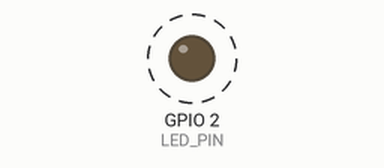
Simulated run of this sketch. Board: ESP32. Parts: output pins drawn as LEDs (lit = HIGH). Dashed ring = blinking. Nothing arrives over Bluetooth unless stated; a phone connects over Bluetooth LE 3 s after start.

Above: at 0.2 s.
Timing chart, 0 to 3.0 s (numbered marks = the images above):
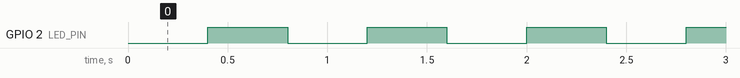

The sketch:

esp32_ble_hr_sensor_for_garmin.ino
```cpp
#include <NimBLEDevice.h>

// ESP32 -> Garmin quatix 5 marine link (V5 link phase).
//
// The quatix 5 has no generic BLE, so the ESP32 advertises as a native BLE
// Heart Rate sensor (service 0x180D, char 0x2A37) that the watch pairs under
// Settings > Sensors & Accessories. The watch app reads the "heart rate"
// integer via Toybox.Sensor — that is the ONLY data the watch can get.
//
// To carry a whole marine dataset over that single 0..255 number we multiplex
// with a tag/value scheme, one byte per HOLD_MS:
//   TAG  byte  = 210 + fieldId   (announces which field comes next)
//   DATA byte  = 0..199          (the encoded value for that field)
// The watch gates DATA on the last TAG, so a missed byte only skips one field
// for one cycle (self-recovering). 210..222 sit just above plausible HR; if
// the watch filters them in testing, lower TAG_BASE / shrink the schedule.
//
// Values are demo data generated here (moved off the watch). Replace
// encodeField() with real sensor reads when wiring the NauticSense.

static NimBLEServer*         pServer = nullptr;
static NimBLECharacteristic* pHr     = nullptr;
static bool                  connected = false;

// -- Status LED (onboard GPIO2) ----------------------------------------------
// The board has only one software-controllable LED (blue, GPIO2). The red one
// is the power LED (hardware) and cannot be turned off from software.
// Blue: solid = connected; blinking = waiting.
#define LED_PIN  2
#define LED_ON   HIGH    // if the LED is active-low, switch to LOW

static void tickLed(bool conn) {
  static uint32_t last = 0;
  static bool ph = false;
  if (conn) { digitalWrite(LED_PIN, LED_ON); }
  else if (millis() - last >= 400) { last = millis(); ph = !ph; digitalWrite(LED_PIN, ph ? LED_ON : !LED_ON); }
}

// ---- protocol ----
static const uint8_t TAG_BASE = 210;
enum { F_HDG = 0, F_COG, F_SOG, F_XTE, F_AWA, F_AWS, F_TWA, F_TWS,
       F_GUST, F_DEPTH, F_TEMP, F_BATT, F_FLAGS };

// Heading is interleaved so it stays fresh (~every other slot); the secondary
// fields rotate. Trim this list to speed the secondaries up.
static const uint8_t SCHED[] = {
  F_HDG, F_COG,   F_SOG,
  F_HDG, F_XTE,   F_AWA,
  F_HDG, F_AWS,   F_TWA,
  F_HDG, F_TWS,   F_GUST,
  F_HDG, F_DEPTH, F_TEMP,
  F_HDG, F_BATT,  F_FLAGS
};
static const int      SCHED_N = sizeof(SCHED) / sizeof(SCHED[0]);
static const uint32_t HOLD_MS = 2000;   // how long each byte is held on-air

// ---- demo state ----
static uint32_t demoT      = 0;     // demo time in seconds (drives evolution)
static uint32_t lastDemoMs = 0;
static int      schedIdx   = 0;
static bool     phaseTag   = true;  // alternate TAG / DATA
static uint32_t lastByteMs = 0;

class ServerCallbacks : public NimBLEServerCallbacks {
  // NimBLE-Arduino 2.x signatures.
  void onConnect(NimBLEServer* s, NimBLEConnInfo& connInfo) override { connected = true; digitalWrite(LED_PIN, LED_ON); }
  void onDisconnect(NimBLEServer* s, NimBLEConnInfo& connInfo, int reason) override {
    connected = false;
    NimBLEDevice::startAdvertising();
  }
};

static uint8_t clampB(int v) {
  if (v < 0)   { return 0; }
  if (v > 199) { return 199; }
  return (uint8_t)v;
}

// Encoded demo value for a field (mirrors the old watch SimDataSource).
// Decoders live in the watch LiveDataSource.mc — keep the two in sync.
static uint8_t encodeField(uint8_t id) {
  uint32_t t = demoT;
  int   hdg   = (236 + (int)(t * 2)) % 360;
  float depth = 17.0f + (t % 6) * 0.5f;
  switch (id) {
    case F_HDG:   return clampB(hdg / 2);                              // *2
    case F_COG:   return clampB(((hdg + 4) % 360) / 2);               // *2
    case F_SOG:   return clampB((int)((6.6f + (t % 8) * 0.2f) * 10)); // /10
    case F_XTE:   return clampB((int)(((t % 7) * 0.01f) * 100));      // /100
    case F_AWA:   return clampB((20 + (int)((t * 4) % 50)) / 2);      // *2
    case F_AWS:   return clampB((int)((13.0f + (t % 6) * 0.5f) * 10));// /10
    case F_TWA:   return clampB((30 + (int)((t * 3) % 60)) / 2);      // *2
    case F_TWS:   return clampB((int)((15.0f + (t % 5) * 0.7f) * 10));// /10
    case F_GUST:  return clampB((int)((15.0f + (t % 5) * 0.7f + 3.5f) * 10));
    case F_DEPTH: return clampB((int)(depth * 4));                    // /4
    case F_TEMP:  return clampB((int)((21.0f + (t % 4) * 0.1f) * 4)); // /4
    case F_BATT:  return clampB(87 - (int)(t % 10));                  // direct
    case F_FLAGS: {
      uint8_t f = 0;
      if ((t % 20) >= 16) { f |= 1; }   // anchor drag
      if (depth < 18.0f)  { f |= 2; }   // shallow water
      return f;
    }
  }
  return 0;
}

static void sendByte(uint8_t b) {
  uint8_t payload[2] = { 0x00, b };     // HR Measurement: flags=0, uint8 value
  pHr->setValue(payload, 2);
  if (connected) { pHr->notify(); }
}

void setup() {
  Serial.begin(115200);
  pinMode(LED_PIN, OUTPUT);
  digitalWrite(LED_PIN, !LED_ON);   // off at boot (will blink while waiting)
  NimBLEDevice::init("ESP32-NauticSense");
  NimBLEDevice::setPower(ESP_PWR_LVL_P9);   // TX power enum
  pServer = NimBLEDevice::createServer();
  pServer->setCallbacks(new ServerCallbacks());

  NimBLEService* hr = pServer->createService("180D");
  pHr = hr->createCharacteristic("2A37", NIMBLE_PROPERTY::NOTIFY);
  // 2.x: the CCCD (0x2902) is created automatically for NOTIFY characteristics.
  NimBLECharacteristic* bodyLoc = hr->createCharacteristic("2A38", NIMBLE_PROPERTY::READ);
  uint8_t loc = 1;
  bodyLoc->setValue(&loc, 1);
  hr->start();

  NimBLEAdvertising* adv = NimBLEDevice::getAdvertising();
  // Minimal, discoverable advertising: name + HR service fit in the 31-byte
  // payload and NimBLE adds the "general discoverable" flags.
  adv->setName("ESP32-NauticSense");
  adv->addServiceUUID("180D");
  adv->start();

  lastDemoMs = millis();
  lastByteMs = millis();
}

void loop() {
  uint32_t now = millis();
  tickLed(connected);                   // blue: solid = connected, blink = waiting

  if (now - lastDemoMs >= 1000) {       // advance demo values ~1 Hz
    lastDemoMs += 1000;
    demoT++;
  }

  if (now - lastByteMs >= HOLD_MS) {    // emit next protocol byte
    lastByteMs = now;
    uint8_t id = SCHED[schedIdx];
    if (phaseTag) {
      sendByte(TAG_BASE + id);
      phaseTag = false;
    } else {
      sendByte(encodeField(id));
      phaseTag = true;
      schedIdx = (schedIdx + 1) % SCHED_N;
    }
  }
}
```

Measured:
- by itself, GPIO 2 (LED_PIN): alternates HIGH for 0.40 s and LOW for 0.40 s, 7 changes in all, then stays HIGH
